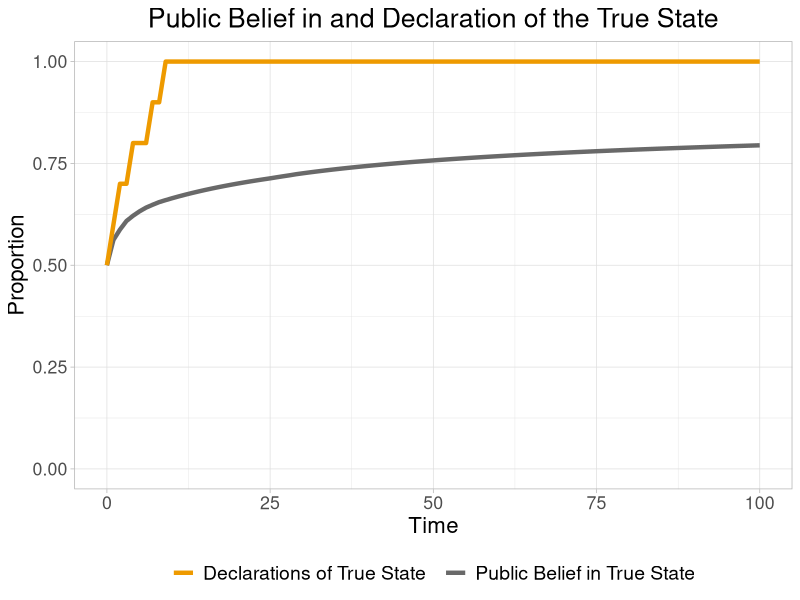

Here is the R script that generated this plot:
  
  # TRUTH AND CONFORMITY ON NETWORKS 
  # SIMULATIONS
  
  # Created by: Aydin Mohseni 
  # Contact: aydin.mohseni@gmail.com
  # URL: www.aydinmohseni.com
  
  
  ### Install packages
  library(ggplot2)
  library(igraph)
  
  
  ### Establish global variables
  
  N <- 10 # Number of agents
  NumberOfTurns <- 100 # Number of turns of play
  NumberOfRounds <- ceiling(NumberOfTurns / N) # Number of full rounds of play
    # where each round is composed of N individual turns
  
  # Create social network
  nodes <- c(1:N) # Nodes
  NetworkType <- c("Complete") # Choose network type to be one of: 
    # 1. Complete
    # 2. Regular
    # 3. Circle
    # 4. Star
    # 5. Random
  
  regularNetworkDegree <- 0.5 # Degree (scaled by population size) for regular networks
  randomNetworkDensity <- 0.5 # Network density for random networks
  
  InitialDeclarations <- c("EvenSplit") # Initial declarations of the population, on of:
    # 1. EvenSplit
    # 2. UniformlyAtRandom
    # 3. ConsensusOnFalseState
  
  # Network type:
  # Complete network
  if (NetworkType == "Complete") { 
    edges <- data.frame(from = rep(1:N, each = N), to = rep(1:N, N))
    selfEdge <- N * c(0:(N-1)) + c(1:N)
    edges <- edges[-selfEdge,]
  }
  # Regular network
  if (NetworkType == "Regular") {
    degreeDensity <- round((regularNetworkDegree * N)/2)
    if (degreeDensity >= 1) {
      x <- rep(1:N, each = degreeDensity)
      y <- x + 1:degreeDensity
      y[y > N] <- y[y > N] - N
      edges <- data.frame(from = x, to = y)
    } else {
      edges <- data.frame(from = c(1), to = c(2))
    }
  }
  # Circle network
  if (NetworkType == "Circle") { 
    edges <- data.frame(from = c(1:N), to = c(2:N, 1))
  }
  # Star network
  if (NetworkType == "Star") { 
    edges <- data.frame(from = rep(1, N-1), to = 2:N)
  }
  # Random graph
  if (NetworkType == "Random") {
    numberOfPossibleEdges <- choose(N, 2)
    numberOfEdges <- ceiling(numberOfPossibleEdges * randomNetworkDensity)
    possibleEdges <- data.frame(t(combn(1:N, 2)))
    colnames(possibleEdges) <- c("from", "to")
    randomEdgesSubset <- sample(1:numberOfPossibleEdges, numberOfEdges, replace = FALSE)
    edges <- possibleEdges[randomEdgesSubset, ]
  }
  
  # Adjacency matrix of the neighbors for each player
  adjacencyMatrix <- data.frame(matrix(NA, nrow = N, ncol = N-1))
  for (m in 1:N) {
    adjMatSub <- subset(edges, from == m | to == m)
    if ( nrow(adjMatSub) != 0 ) { 
      adjMatSub <- unique(adjMatSub[adjMatSub != m]) 
    } else { 
      adjMatSub <- c()
    }
    adjacencyMatrix[m, ] <- c(adjMatSub, rep(NA, N - 1 - length(adjMatSub)))
  }
  
  # Initial declarations of agents:
  # From even split, where half the population is making each declaration
  if (InitialDeclarations == "EvenSplit") {
    NetworkChoices <- sample(c(rep(1, floor(N/2)), rep(0, ceiling(N/2))))
    InitialState <- .5
  }
  # Uniformly at random
  if (InitialDeclarations == "UniformlyAtRandom") {
    NetworkChoices <- rbinom(N, 1, .5)
    InitialState <- table(factor(NetworkChoices))[2]/N
  }
  # Consensus on false state
  if (InitialDeclarations == "ConsensusOnFalseState") {
    NetworkChoices <- rep(0, N)
    InitialState <- 0
  }
  
  # Create new history of play matrix
  HistoryOfPlay <- matrix(NA, nrow = NumberOfTurns + 1, ncol = N) 
  # Save the initial conditions in the first row of history of play
  HistoryOfPlay[1, ] <- NetworkChoices
  
  # Create the population types and initial beliefs
  BetaParameterforTruthSeeking <- 1 # Increasing this will increase the proportion of truth-seeking
  BetaParameterforConformity <- 1 # Increasing this will increase the proportion of conformity
  Alpha <-
    rbeta(N,
          BetaParameterforTruthSeeking,
          BetaParameterforConformity) # Vector of agent types α=(α_1,...,α_N) 
      # where α_i denotes the truth-seeking orientation of agent i
      # and (1 - α_i) denotes her coordination orientation
  Prior <- InitialPrior <- c(0.5) # initial ignorance prior for all agents
  PublicBelief <- c() # evolution of public belief
  PublicDeclarations <- c() # evolution of public declarations
  
  # Set the true state of the world
  Theta <- 1 # where-in plots—state 1 is denoted by Orange, and 0 by White
  
  
  ### Define Functions
  
    # STATES of the WORLD
    # Define the two distributions f1, f0 corresponding to 
    # the two possible STATES OF THE WORLD: 1, 0
    # with the parameters
    Mean1 <- 1 # Mean for distribution of signals if Theta is true: state is 1  
    Mean0 <- -1 # Mean for distribution of signals if Theta is false: state is 0
    Variance <- 10
    StandardDeviation <- sqrt(Variance) # Variance for both distributions of signals
    fTheta1 <- function(Signal) { return( dnorm(Signal, mean = Mean1, sd = StandardDeviation) ) }
    fTheta0 <- function(Signal) { return( dnorm(Signal, mean = Mean0, sd = StandardDeviation) ) }  
    
    
    # SIGNALS about STATES of the WORLD
    # Define the function corresponding to the acquisition of a SIGNAL 
    # by an agent about the true state of the world
    DrawSignal <- function() {
      return(rnorm(1, mean = Mean1, sd = sqrt(Variance)))
    }
    
    # Define the CREDENCE function for the focal player for state Theta = 1, 0
    # using Bayes' rule, as Pr(Theta | Signal) = Pr(Signal | Theta) * Pr(Theta) / Pr(Signal)
    # That is, the poster probability of the state Theta, 
    # given the product of the likelihood of the Signal given Theta, 
    # over the total probability of the Signal
    Credence <- function(State, Signal) {
      w <- (1 + ((1 - Prior) / Prior) * (fTheta0(Signal) / fTheta1(Signal))) ^ -1
      z <- ifelse(State == 1, 
                  w, 
                  (1 - w))
      # print(paste("POSTERIOR PROBABILITY for state ", State, " given signal ", Signal, sep = " "))
      # print(z)
      return(z)
    }
    
    # Define the TRUTH-SEEKING payoff to the focal player for a given declaration
    # as her assessement of the proability of the truth of that declaration
    TruthSeekingPayoff <-
      function(Declaration, Signal) {
        z <- Credence(Declaration, Signal)
        # print(paste("TRUTH-SEEKING PAYOFF for action", Declaration, sep = " "))
        # print(z)
        return(z)
      }
    
    # Define the SOCIAL COORDINATION payoff to the focal player for a given declaration
    CoordinationPayoff <- function(FocalAgent, Declaration) {
      Neighbors <- adjacencyMatrix[FocalAgent, ]
      Neighbors <- Neighbors[!is.na(Neighbors)]
      if (length(Neighbors) != 0) {
        z <- table(factor(NetworkChoices[Neighbors], c(0, 1)))[[Declaration + 1]] / length(Neighbors)
        # print(paste("Player", i, "COORDINATION PAYOFF for action", C, sep = " "))
        # print(z)
      } else { 
        z <- 0
      }
      return(z)
    }
    
    # Define the EXPECTED PAYOFF to the focal player for the declaration of a state
    # as a convex combination of 
    # the product of her truth-seeking orientation α_i and her truth-seeking payoff
    # and the product of her coordination orientation (1 - α_i) and coordination payoff
    # for that state
    EU <- function(FocalAgent, Declaration, Signal) {
      z <- 
        Alpha[FocalAgent] * TruthSeekingPayoff(Declaration, Signal) + (1 - Alpha[FocalAgent]) * CoordinationPayoff(FocalAgent, Declaration)
      # print(paste("Player", FocalAgent, "EXPECTED UTILITY for action", Declaration, sep = " "))
      # print(z)
      return(z)
    }
    
    # Define the BEST RESPONSE function of the focal player
    # as selecting the declaration that yields the highest expected payoff
    BR <- function(FocalAgent, Signal) {
      # print("------------------------------")
      # print(paste("Player", FocalAgent, "TYPE", sep = " "))
      # print(Alpha[FocalAgent])
      # print(paste("Player", FocalAgent, "SIGNAL", sep = " "))
      # print(Signal)
      
      EUvector <- c(EU(FocalAgent, 0, Signal), EU(FocalAgent, 1, Signal))
      # If the payoffs are not tied, choose the declaration with the highest payoff
      if (EUvector[1] != EUvector[2]) {
        z <- which.max(EUvector) - 1
      } else {
        # If there is a payoff tie, choose a declaration at random
        z <- sample(c(1, 0), 1, .5)
      }
      
      # print(paste("Player", FocalAgent, "BEST RESPONSE", sep = " "))
      # print(z)
      # print("------------------------------")
      return(z)
    }

    
    # Define the PUBLIC PRIOR function,
    # whereby all players update their beliefs 
    # based on the declaration z of the focal individual i
    PublicPrior <- function(FocalAgent, Declaration) {
      
      # Check if the focal agent has no neighbors---i.e., she is "isolated"
      # (and hence has no coordination payoff component determining her declaration)
      Neighbors <- adjacencyMatrix[FocalAgent,]
      Isolated  <- (length(Neighbors[!is.na(Neighbors)]) == 0)
      ifelse (Isolated == TRUE, # If the focal agent is indeed isolated,
              Ns <- 1 / 2, # then let her neighbors be 'tied' in their declarations, so only her truth-seeking payoff counts
              Ns <- CoordinationPayoff(FocalAgent, 1)) # If the focal agent is not isolated,
              # Then retrieve the proportion of the focal agent's neighbors
              # who are declaring state 1
      
      # Compute the LIKELIHOODS of the DECLARATION of the focal agent 
      # for each state of the world, Theta = 1, 0
        
      # Compute the threshold signal value needed 
      # for the focal player to have declared state 1
      SignalThreshold <-
        -(Variance) * log((Prior / (1 - Prior))) / (Mean1 - Mean0) + (Mean0 + Mean1) / 2
      
      # Compute the threshold alpha value needed 
      # for the focal player to have declared state 1
      # multiplied by the PDF of 
      AlphaThreshold <- function(Signal) {
        return(pbeta(
          0.5 * ((1 - 2 * Ns) / (Credence(1, Signal) - Ns)) ,
          BetaParameterforTruthSeeking,
          BetaParameterforConformity
        ))
      }
      
      # Create four integrand functions for each likelihood, 
      # in each case: Ns > 1/2, NS < 1/2
      Integrand.fTheta1.A <- function(Signal) { return(fTheta1(Signal) * AlphaThreshold(Signal)) }
      Integrand.fTheta1.B <- function(Signal) { return(fTheta1(Signal) * (1 - AlphaThreshold(Signal))) }
      Integrand.fTheta0.A <- function(Signal) { return(fTheta0(Signal) * AlphaThreshold(Signal)) }
      Integrand.fTheta0.B <- function(Signal) { return(fTheta0(Signal) * (1 - AlphaThreshold(Signal))) }
      
      # Compute the two likelihood values: 
      # P(Declaration = 1 | Theta = 1) and P(Declaration = 1 | Theta = 0)
      
      # First, compute P(Declaration = 1 | Theta = 1)
      if (Ns > 1/2) {
        LikelihoodTheta1 <-
          integrate(
            Integrand.fTheta1.A,
            lower = -Inf,
            upper = SignalThreshold
          )$value + 1 - pnorm(SignalThreshold, mean = Mean1, sd = StandardDeviation)
      } else {
        LikelihoodTheta1 <-
          integrate(
            Integrand.fTheta1.B,
            lower = SignalThreshold,
            upper = Inf
          )$value
      }
      
      # Next, compute P(Declaration = 1 | Theta = 0)
      if (Ns > 1/2) {
        LikelihoodTheta0 <-
          integrate(
            Integrand.fTheta0.A,
            lower = -Inf,
            upper = SignalThreshold
          )$value + 1 - pnorm(SignalThreshold, mean = Mean0, sd = StandardDeviation)
      } else {
        LikelihoodTheta0 <-
          integrate(
            Integrand.fTheta0.B,
            lower = SignalThreshold,
            upper = Inf
          )$value
      }
      
      # If the declaration was of state 0 (rather than 1), 
      # then take the complement of the likelihoods just computed
      # to get the correct likelihoods Pr(Declaration = 0 | Theta = 1) and Pr(Declaration = 0 | Theta = 0)
      if (Declaration == 0) {
        LikelihoodTheta1 <- (1 - LikelihoodTheta1) 
        # print("LIKELIHOOD of declaration 0 given Theta = 1")
        LikelihoodTheta0 <- (1 - LikelihoodTheta0)
        # print("LIKELIHOOD of declaration 0 given Theta = 0")
      } 

      # Compute the new posterior public belief P(Theta | Declaration of focal agent) 
      z <- (1 + ((1 - Prior) / Prior) * (LikelihoodTheta0 / LikelihoodTheta1)) ^ -1
      # print("PUBLIC BELIEF")
      # print(z)
      return(z)
    }
    
  
  #### Initialize Simulation
    
    # print("------------------------------")
    # print("Initial declarations")
    # print(NetworkChoices)
    
  ### Run a round of the Simulation
    for(t in 1:NumberOfRounds) {
      
      # print("------------------------------")
      # print(paste("ROUND", t, sep = ))
      
      # Set initial ignorance prior for all agents,
      if (t == 1) { Prior <- InitialPrior }
      
      # Generate the round's random order of play
      agentIndex <- sample(1:N, N, replace = FALSE)
      
      # Ensure that, for population sizes that don't perfectly divide the total number of rounds,
      # that the simulation still stops at exactly the right turn
      ifelse(N * t <= NumberOfTurns,
             Nt <- N,
             Nt <- (NumberOfTurns - N * (t - 1)))

        
      for(i in 1:Nt) {
        # Determine which player is the focal player
        # who will receive a signal from nature,
        # and then make her public declaration
        FocalAgent <- agentIndex[i]
        
        # Have the focal agent get her private signal about the state of the world
        Signal <- DrawSignal()
        
        # Have the focal agent update her belief about the state of the world, 
        # calculate her expected payoffs for each declaration,
        # and to make the declaration that is her best response
        DeclarationOfFocalAgent <- BR(FocalAgent, Signal)
        
        # Update the public prior, given the declaration of the focal agent
        Prior <- PublicPrior(FocalAgent, DeclarationOfFocalAgent)
        
        # Update the history of belief in the state Theta = 1
        PublicBelief <- append(PublicBelief, Prior, after = length(PublicBelief))
        
        # Update the vector of current network choices
        # with the agent's declaration
        NetworkChoices[FocalAgent] <- DeclarationOfFocalAgent
        
        # Record the proportion of players declaring Theta = 1
        PublicDeclarations <-
          append(PublicDeclarations,
                 table(factor(NetworkChoices, c(0, 1)))[[2]] / N,
                 after = length(PublicDeclarations))
        
        # Update the history of play for the round
        HistoryOfPlay[(N * (t - 1) + i) + 1,] <- NetworkChoices
      }
      
      # Print the history of play
      # print("------------------------------")
      # print("HISTORY of PLAY")
      # print(HistoryOfPlay)
      
      # Replace the agents by resetting the Alpha vector
      Alpha <- rbeta(N, 
                     BetaParameterforTruthSeeking,
                     BetaParameterforConformity)
    }
  
    # # Graph the evolution of the network
    # nodesOverTime <- data.frame(nodes, t(HistoryOfPlay))
    # colnames(nodesOverTime) <- c("id", 1:(N*Duration + 1))
    # net <- graph_from_data_frame(d = edges, vertices = nodesOverTime, directed = F)
    # net <- simplify(net, remove.multiple = T, remove.loops = T)
    # l <- layout_in_circle(net)
    # 
    # # Run network animation
    # oopt = ani.options(interval = .1)
    # for (i in 1: (N * Duration + 1)) {
    # plot(net, edge.arrow.size = .4, vertex.label = NA, layout = l,
    #      vertex.frame.color = nodesOverTime[[i+1]]+1, vertex.color = nodesOverTime[[i+1]]+1,
    #      edge.color="gray")
    #   ani.pause()
    # }
    # ani.options(oopt)
    # 
    # Print the evolution of the public belief
    PublicBeliefActionPlot <-
      data.frame(0:NumberOfTurns, c(InitialPrior, PublicBelief), c(InitialState, PublicDeclarations))
    colnames(PublicBeliefActionPlot) <- c("Turn", "PublicBelief", "PublicDeclarations")
    p <- ggplot(PublicBeliefActionPlot, aes()) +
      geom_line(size = 1.5,
                aes(x = Turn, y = PublicBelief, colour = "Public Belief in True State")) +
      geom_line(size = 1.5,
                aes(x = Turn, y = PublicDeclarations, colour = "Declarations of True State  ")) +
      ggtitle("Public Belief in and Declaration of the True State") +
      labs(x = "Time", y = "Proportion") +
      theme_light() +
      scale_y_continuous(breaks = seq(0, 1, .25), limits = c(0, 1)) +
      scale_color_manual(values = c("orange2", "dimgray")) +
      theme(
        legend.position = "bottom",
        legend.title = element_blank(),
        plot.title = element_text(hjust = 0.5),
        text = element_text(size = 16),
        legend.text = element_text(size = 14)
      )
    print(p)

